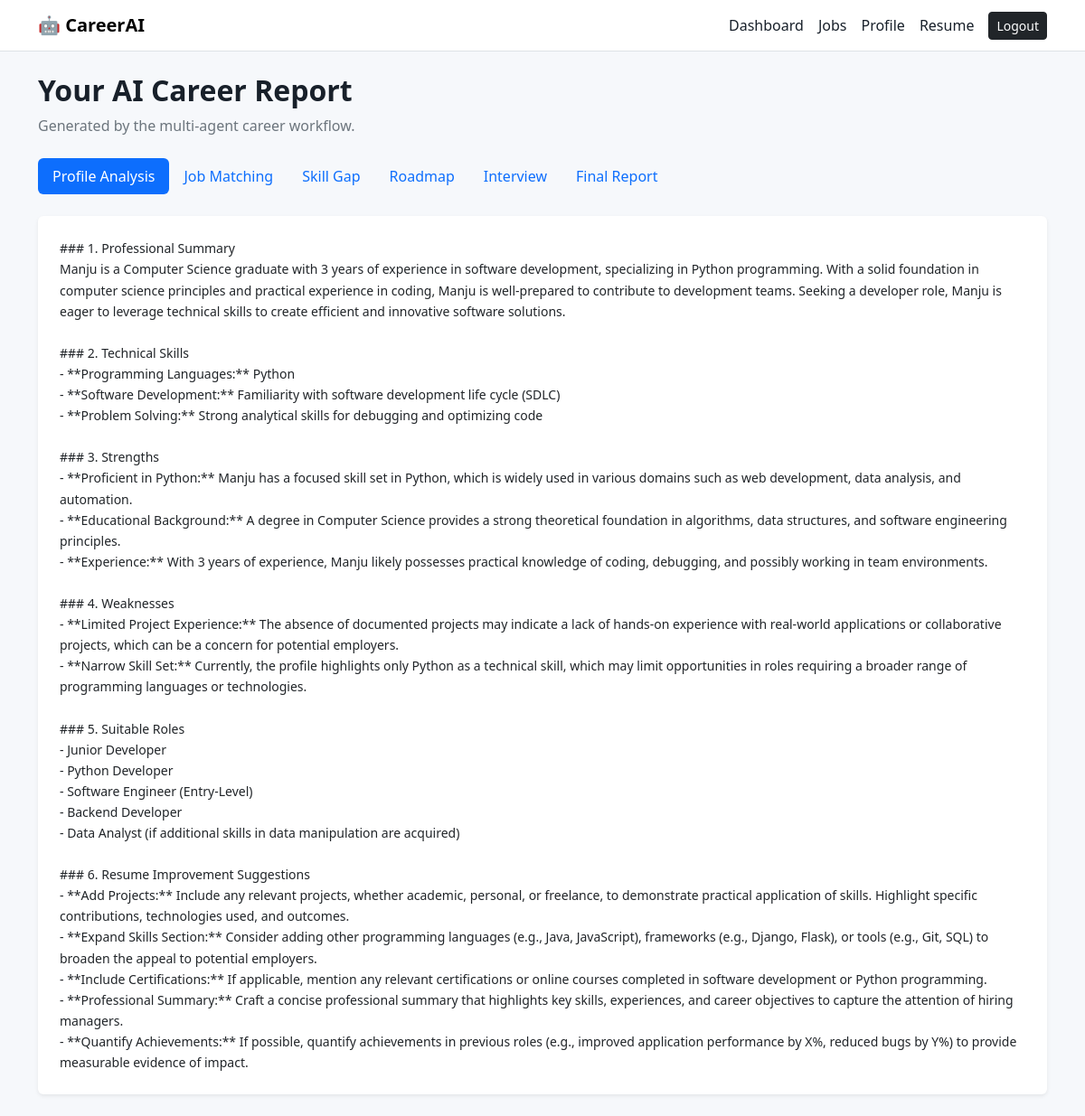
Before: /results (signed in) with the older database file.
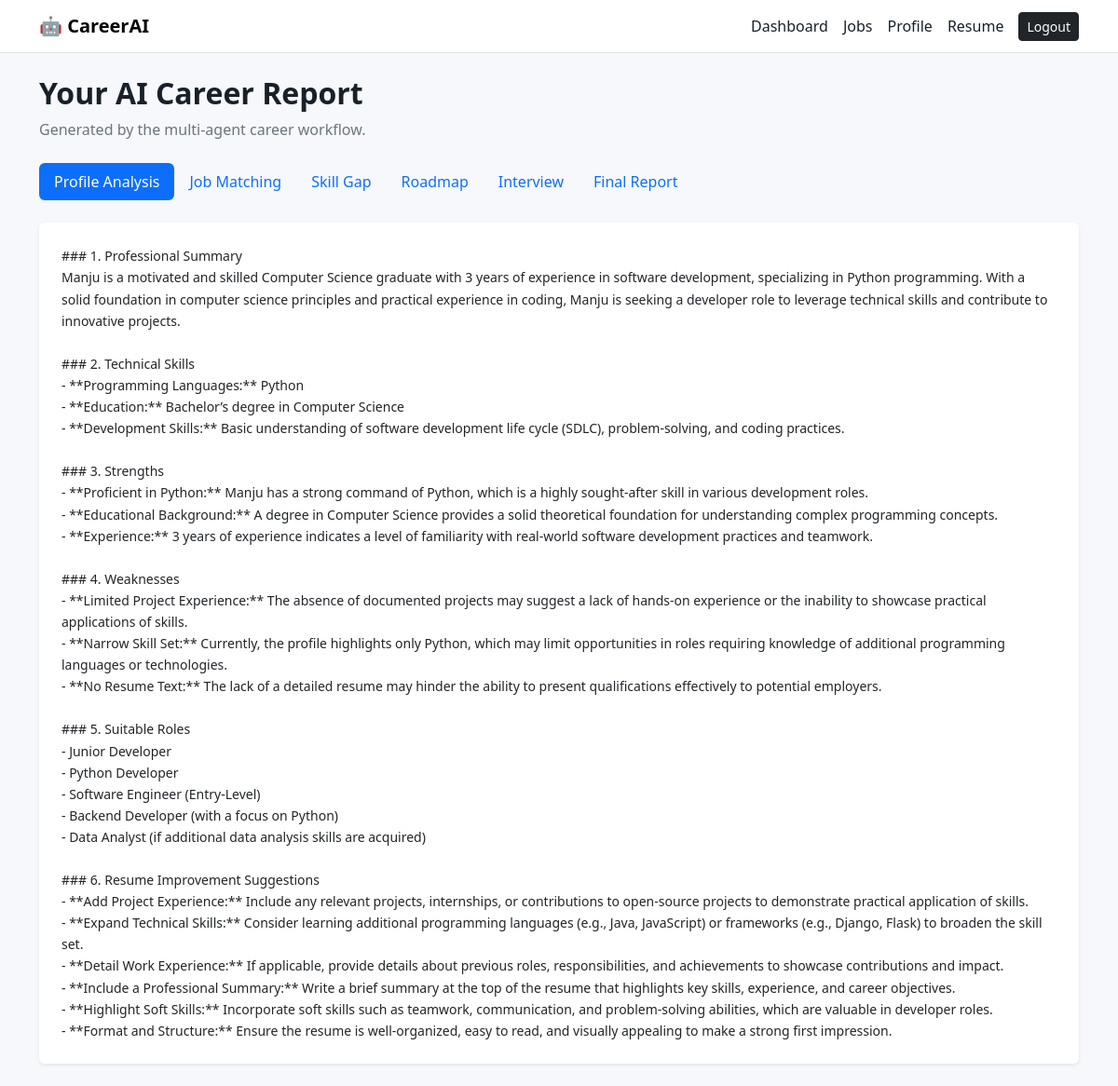
After: the same page with the newer database file.
### tables this page shows
CREATE TABLE analyses (
            id INTEGER PRIMARY KEY AUTOINCREMENT,
            user_id INTEGER NOT NULL,
            profile_analysis TEXT,
            job_matching TEXT,
            skill_gap TEXT,
            roadmap TEXT,
            interview TEXT,
            final_report TEXT,
            created_at TIMESTAMP DEFAULT CURRENT_TIMESTAMP,
            FOREIGN KEY(user_id) REFERENCES users(id)
        );

### app.py (the view)
@app.route("/results")
@login_required
def results():
    analysis = get_latest_analysis(session["user_id"])
    if not analysis:
        return redirect(url_for("dashboard"))
    return render_template("results.html", analysis=analysis)

### app.py (called while the page is built)
def login_required(view):
    @wraps(view)
    def wrapped(*args, **kwargs):
        if "user_id" not in session:
            return redirect(url_for("login"))
        return view(*args, **kwargs)
    return wrapped

### database.py (called while the page is built)
def get_connection():
    os.makedirs(DATA_DIR, exist_ok=True)
    conn = sqlite3.connect(DB_PATH)
    conn.row_factory = sqlite3.Row
    return conn

def get_latest_analysis(user_id):
    conn = get_connection()
    row = conn.execute("""
        SELECT * FROM analyses
        WHERE user_id=?
        ORDER BY id DESC LIMIT 1
    """, (user_id,)).fetchone()
    conn.close()
    return dict(row) if row else None

### templates/results.html (shortened to what this page needs)
{% extends "base.html" %}
{% block content %}
<div class="mb-4">
<h2 class="fw-bold">Your AI Career Report</h2>
<p class="text-secondary">Generated by the multi-agent career workflow.</p>
</div>
<ul class="nav nav-pills mb-4" id="resultTabs" role="tablist">
{% for tab in ["profile_analysis","job_matching","skill_gap","roadmap","interview","final_report"] %}
<li class="nav-item">
<button class="nav-link {% if loop.first %}active{% endif %}" data-bs-toggle="pill" data-bs-target="#{{ tab }}">{{ tab.replace("_"," ").title() }}</button>
</li>
{% endfor %}
</ul>
<div class="tab-content">
{% for tab in ["profile_analysis","job_matching","skill_gap","roadmap","interview","final_report"] %}
<div class="tab-pane fade {% if loop.first %}show active{% endif %}" id="{{ tab }}">
<div class="card border-0 shadow-sm p-4 ai-output">
<pre>{{ analysis[tab] }}</pre>
</div>
</div>
{% endfor %}
</div>
{% set pending_message = "AI career analysis has started. Results may take up to 2 minutes. This page will refresh automatically." %}
{% endblock %}

### templates/base.html (shortened to what this page needs)
<!doctype html>
<html lang="en">
<head>
    <link href="https://cdn.jsdelivr.net/npm/bootstrap@5.3.3/dist/css/bootstrap.min.css" rel="stylesheet">
    <link rel="stylesheet" href="{{ url_for('static', filename='css/style.css') }}">
</head>
<body>
<nav class="navbar navbar-expand-lg bg-white border-bottom sticky-top">
    <div class="container">
        <a class="navbar-brand fw-bold" href="{{ url_for('home') }}">🤖 CareerAI</a>
        {% if session.get('user_id') %}
        <div class="d-flex align-items-center gap-3">
            <a class="nav-link" href="{{ url_for('dashboard') }}">Dashboard</a>
            <a class="nav-link" href="{{ url_for('jobs') }}">Jobs</a>
            <a class="nav-link" href="{{ url_for('profile') }}">Profile</a>
            <a class="nav-link" href="{{ url_for('resume') }}">Resume</a>
            <a class="btn btn-dark btn-sm" href="{{ url_for('logout') }}">Logout</a>
        </div>
        {% else %}
        <div>
            <a class="btn btn-outline-dark btn-sm me-2" href="{{ url_for('login') }}">Login</a>
            <a class="btn btn-primary btn-sm" href="{{ url_for('register') }}">Get Started</a>
        </div>
        {% endif %}
    </div>
</nav>
<main class="container py-4">
    {% block content %}{% endblock %}
</main>
</body>
</html>

### static/css/style.css (style rules this page uses)
body { background: #f6f8fb; color: #18202a; }
.ai-output pre { white-space: pre-wrap; font-family: inherit; line-height: 1.65; margin: 0; }

Changed rows visible on the page:
no longer on this page (row unchanged): analyses: profile_analysis "### 1. Professional Summary Manju is a Computer Science graduate with 3 years of experience in software development, specializing in Python programming. With a solid foundation in computer science principles and practical experience in coding, Manju is well-prepared to contribute to development teams. Seeking a developer role, Manju is eager to leverage technical skills to create efficient and innovative software solutions. ### 2. Technical Skills - **Programming Languages:** Python - **Software Development:** Familiarity with software development life cycle (SDLC) - **Problem Solving:** Strong analytical skills for debugging and optimizing code ### 3. Strengths - **Proficient in Python:**…"
added analyses: profile_analysis "### 1. Professional Summary Manju is a motivated and skilled Computer Science graduate with 3 years of experience in software development, specializing in Python programming. With a solid foundation in computer science principles and practical experience in coding, Manju is seeking a developer role to leverage technical skills and contribute to innovative projects. ### 2. Technical Skills - **Programming Languages:** Python - **Education:** Bachelor’s degree in Computer Science - **Development Skills:** Basic understanding of software development life cycle (SDLC), problem-solving, and coding practices. ### 3. Strengths - **Proficient in Python:** Manju has a strong command of Python, which…"
